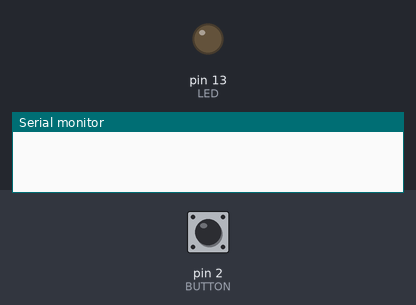
The sketch below on a simulated Arduino Uno, built with avr-gcc and run on an emulated ATmega328P. Shown: output pins drawn as LEDs (lit = HIGH), the last lines printed to the serial monitor. The inputs (shaded band) are chosen by the test bench; at power-on: pin 2 (BUTTON) HIGH.

Above: at 1.2 s.
1.3 s: pin 2 (BUTTON) pulled LOW for 0.15 s
At 1.6 s:
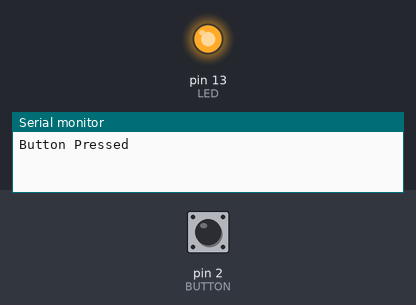
2.9 s: pin 2 (BUTTON) pulled LOW for 1 s
At 4.1 s:
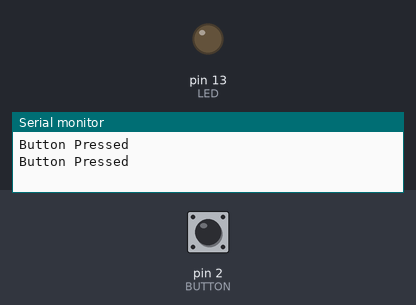
5.4 s: pin 2 (BUTTON) pulled LOW for 3.2 s
At 6.0 s:
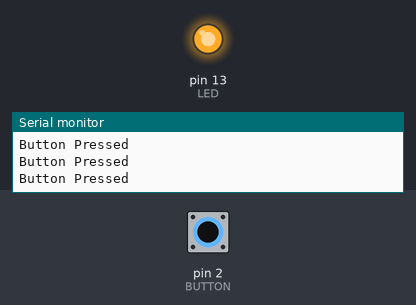
Timing chart, 0 to 8.4 s (numbered marks = the images above; inputs shaded):
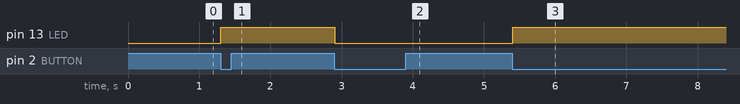

Measured:
- after the input at 1.3 s, pin 13 (LED): LOW → HIGH at once
- after the input at 2.9 s, pin 13 (LED): HIGH → LOW at once
- after the input at 5.4 s, pin 13 (LED): LOW → HIGH at once

The sketch:

sumo_initial_04_button_toggle_edge_detection.ino
```cpp
/*
  Exercise 04 - Button Toggle LED (Edge Detection)

  Purpose:
  - Pressing the button toggles the LED ON/OFF.
  - The LED keeps its state after the button is released
    (unlike Exercise 02, where the LED only stayed on while HELD).

  Hardware:
  - Built-in LED on Arduino UNO -> Pin 13
  - Push button -> Pin 2 and GND

  INPUT_PULLUP logic:
  - Button released -> HIGH
  - Button pressed  -> LOW

  This works because the Arduino internally pulls the pin HIGH.
  When the button is pressed, it connects the pin to GND, causing LOW.

  This is a step up from Exercise 02: instead of just checking the
  CURRENT button state every loop, this compares the current reading
  to the PREVIOUS reading to detect the exact moment the button goes
  from released to pressed (a "falling edge": HIGH -> LOW). See notes
  file for why this matters.
*/

// Stores the current LED state
// false = OFF
// true  = ON
bool ledState = false;

// Stores the previous button reading
// Used to detect when the button changes from HIGH -> LOW
bool previousButtonState = HIGH;

// Pin definitions
const int LED = 13;
const int BUTTON = 2;

void setup() {
  // Configure LED pin as an output
  pinMode(LED, OUTPUT);

  // Configure button pin as an input using internal pull-up resistor
  pinMode(BUTTON, INPUT_PULLUP);

  // Start serial communication for debugging
  Serial.begin(9600);
}

void loop() {

  // Read the current state of the button
  // Returns:
  // HIGH -> button released
  // LOW  -> button pressed
  bool buttonState = digitalRead(BUTTON);

  /*
    Detect a button press.

    We are looking for the transition:

    HIGH -> LOW

    Meaning:
    Previous loop: button was released
    Current loop: button is now pressed

    This prevents the LED from toggling repeatedly
    while the button is being held down.
  */
  if (previousButtonState == HIGH && buttonState == LOW) {

    // Toggle LED state:
    // false becomes true
    // true becomes false
    ledState = !ledState;

    // Apply the new LED state
    digitalWrite(LED, ledState);

    Serial.println("Button Pressed");
  }

  // Save current button state for the next loop
  previousButtonState = buttonState;

  // Small delay to prevent accidental multiple readings
  delay(50);
}
```
